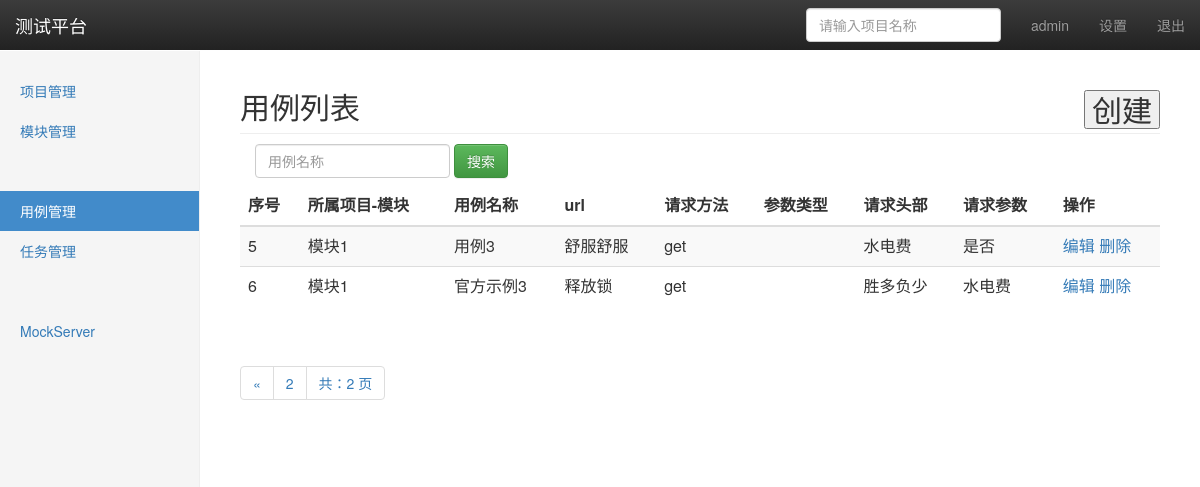
Before: /cases/?page=3 (signed in) with the older database file.
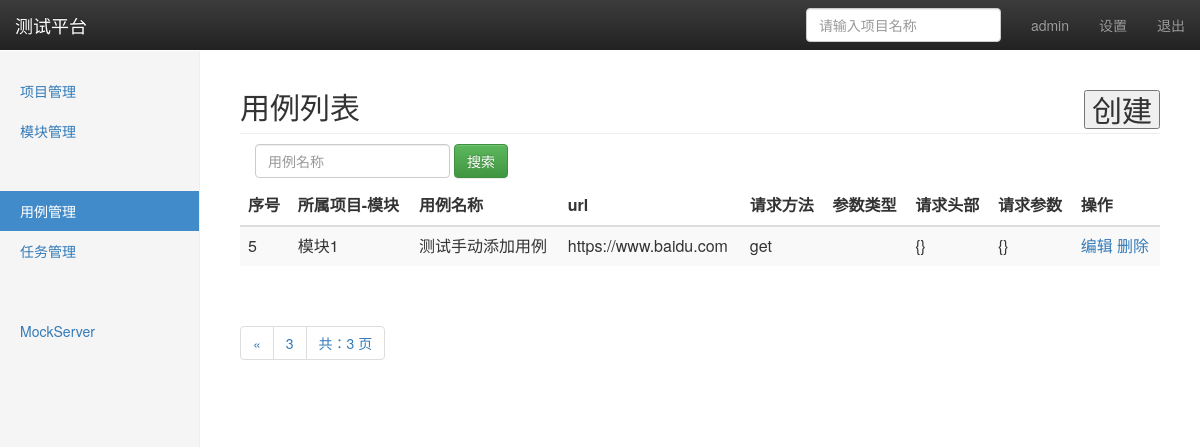
After: the same page with the newer database file.
### api_app/models.py (models this page shows, shortened)
class TestCase(models.Model):
	module = models.ForeignKey(module, on_delete=models.CASCADE)
	name = models.CharField('用例名称', max_length=100, blank=False, default='')
	url = models.TextField('url地址', default='')
	method = models.CharField('请求方法', max_length=10, default='get')
	datatpye = models.CharField('参数形式', max_length=10, default='form')
	headers = models.TextField('请求header',default='')
	params = models.TextField('请求参数',default='')
	result = models.TextField('返回结果',default='')
	create_time = models.DateTimeField('创建时间', auto_now=True)

### project_app/models.py (models this page shows)
class module(models.Model):
	project = models.ForeignKey(project,on_delete=models.CASCADE)
	name = models.CharField('模块名称',max_length=50,default='')
	description = models.TextField('模块表述',default='')
	create_time = models.DateTimeField('创建时间',auto_now=True)
	def __str__(self):
		return self.name

### api_app/views/case_views.py (the view)
# urls.py: path('', case_views.manage),
@login_required
def manage(request):
	cases = TestCase.objects.all()
	paginator = Paginator(cases,2)
	page = request.GET.get('page',"1")
	try:
		contacts = paginator.page(page)
	except PageNotAnInteger:
		contacts = paginator.page(1)
	except EmptyPage:
		contacts = paginator.page(paginator.num_pages)
	if request.method == 'GET':
		try:
			page = int(page)
		except:
			page = 1
		start = (page-1) * 2
		return render(request,'case_manage.html',{'type':'list','cases':contacts,'start':start})
	else:
		return HttpResponse('404 NOT FOUND')

### templates/case_manage.html (shortened to what this page needs)
{% extends  'base.html' %}
{% block content %}
    <nav class="navbar navbar-inverse navbar-fixed-top">
      <div class="container-fluid">
        <div class="navbar-header">
          <a class="navbar-brand" href="#">测试平台</a>
        </div>
        <div id="navbar" class="navbar-collapse collapse">
          <ul class="nav navbar-nav navbar-right">
            <li><a href="#"> {{ user }}</a></li>
            <li><a href="#">设置</a></li>
            <li><a href="/logout/">退出</a></li>
          </ul>
          <form class="navbar-form navbar-right">
            <input type="text" class="form-control" placeholder="请输入项目名称">
          </form>
        </div>
      </div>
    </nav>
    <div class="container-fluid">
      <div class="row">
        <div class="col-sm-3 col-md-2 sidebar">
          <ul class="nav nav-sidebar">
            <li ><a href="/manage/project/">项目管理</a></li>
            <li><a href="/manage/module/">模块管理</a></li>
            <li><a href="#"></a></li>
          </ul>
          <ul class="nav nav-sidebar">
            <li class="active" ><a href="#">用例管理</a></li>
            <li><a href="/cases/task/">任务管理</a></li>
          </ul>
          <ul class="nav nav-sidebar">
            <li><a href=""></a></li>
            <li><a href="">MockServer</a></li>
          </ul>
        </div>
    {% if type == 'list' %}
    <div class="col-sm-2 col-sm-offset-2 col-md-10 col-md-offset-2 main">
        <h2 class="sub-header">用例列表
          <button  type='button' style='float:right' onclick="window.location.href='/cases/add/'">创建</button>
        </h2>
          <form class="navbar-form" method="get" action="/cases/search/">
              <div class="form-group">
                  <input name="case_name" type="text" placeholder="用例名称" class="form-control">
              </div>
              <button type="submit" class="btn btn-success">搜索</button>
          </form>
          <div class="table-responsive">
            <table id='prlist'  class="table table-striped">
              <thead>
                <tr>
                  <th>序号</th>
                  <th>所属项目-模块</th>
                  <th>用例名称</th>
                  <th>url</th>
                  <th>请求方法</th>
                  <th>参数类型</th>
                  <th>请求头部</th>
                  <th>请求参数</th>
                  <th>操作</th>
                </tr>
              </thead>
              <tbody>
                {% for case in cases %}
                <tr>
                  <td>{{ forloop.counter|add:start }}</td>
                  <td>{{ case.module }}</td>
                  <td>{{ case.name }}</td>
                  <td>{{ case.url }}</td>
                  <td>{{ case.method }}</td>
                  <td>{{ case.datatype}}</td>
                  <td>{{ case.headers}}</td>
                  <td>{{ case.params}}</td>
                  <td>
                    <a href="/cases/edit/{{ case.id }}/">编辑</a>
                    <a href="/cases/delete/{{ case.id }}/">删除</a>
                  </td>
                </tr>
                {% endfor %}
              </tbody>
            </table>
          </div>
      <div class="pagination">
      <span class="step-links">
          <ul class="pagination">
              {% if cases.has_previous %}
                  <li><a href="?case_name={{ case_name }}&page={{ cases.previous_page_number }}">&laquo;</a></li>
              {% endif %}
              <li><a href="#">{{ cases.number }}</a></li>
              <li><a href="#">共：{{ cases.paginator.num_pages }} 页</a></li>
          </ul>
      </span>
  </div>
  </div>
  </div>
</div>
    {% endif %}
{% endblock %}

Changed rows visible on the page:
no longer on this page (row unchanged): TestCase: module "模块1", name "用例3", url "舒服舒服", method "get", headers "水电费", params "是否"
no longer on this page (row unchanged): TestCase: module "模块1", name "官方示例3", url "释放锁", method "get", headers "胜多负少", params "水电费"
added TestCase: module "模块1", name "测试手动添加用例", url "https://www.baidu.com", method "get", headers "{}", params "{}"
Other visible differences:
{{ cases.number }}: "2" → "3"
{{ cases.paginator.num_pages }}: "2" → "3"
